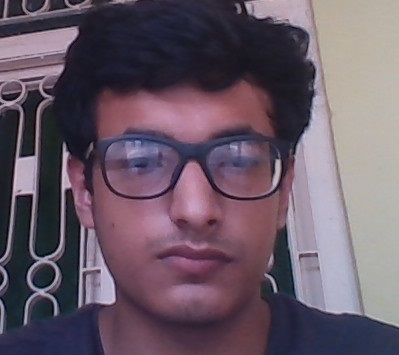
#> input picture skin-detection/my_pic.jpg, 399 x 355 px
$ python find_skin_hsv.py
#> lines starting #> are read from the running program, lines starting #| are printed output that depends on the picture
# Finding the HSV range of my skin

import numpy as np
import cv2
from pyimagesearch import imutils


img = cv2.imread('my_pic.jpg')
#> img is the input picture: shape (355, 399, 3); mean B, G, R 102.5, 89, 104.2

checking_roi = cv2.rectangle(img, (120, 200), (260, 355), (0, 255, 0), thickness=2, lineType=cv2.LINE_8)

roi = img[200:355, 120:260]
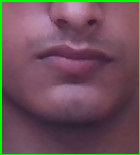
#> roi: shape (155, 140, 3); mean B, G, R 89.3, 82.2, 108.9
hsv = cv2.cvtColor(roi,cv2.COLOR_BGR2HSV)
#> hsv: shape (155, 140, 3); mean H, S, V 161, 94.7, 119.2

cv2.imshow('my_img', roi)
cv2.waitKey(0)
cv2.destroyAllWindows()


min_of_each_matrix = []
for mat in hsv:
    min_of_each_matrix.append(mat.min(axis=0))
#> after the loop, min_of_each_matrix = 155 items, first 6: [60, 255, 255], [60, 255, 255], [60, 56, 114], [60, 54, 112], [60, 52, 112], [60, 51, 115]


min_of_each_matrix = np.array(min_of_each_matrix)
#> min_of_each_matrix = 155 rows, first 8: [60, 255, 255], [60, 255, 255], [60, 56, 114], [60, 54, 112], [60, 52, 112], [60, 51, 115], [60, 47, 117], [60, 48, 116]
min_val = min_of_each_matrix.min(axis=0)
#> min_val = [60, 47, 46]


max_of_each_matrix = []
for mat in hsv:
    max_of_each_matrix.append(mat.max(axis=0))
#> after the loop, max_of_each_matrix = 155 items, first 6: [60, 255, 255], [60, 255, 255], [172, 255, 255], [173, 255, 255], [173, 255, 255], [174, 255, 255]

max_of_each_matrix = np.array(max_of_each_matrix)
#> max_of_each_matrix = 155 rows, first 8: [60, 255, 255], [60, 255, 255], [172, 255, 255], [173, 255, 255], [173, 255, 255], [174, 255, 255], [175, 255, 255], [175, 255, 255]
max_val = max_of_each_matrix.max(axis=0)
#> max_val = [178, 255, 255]
